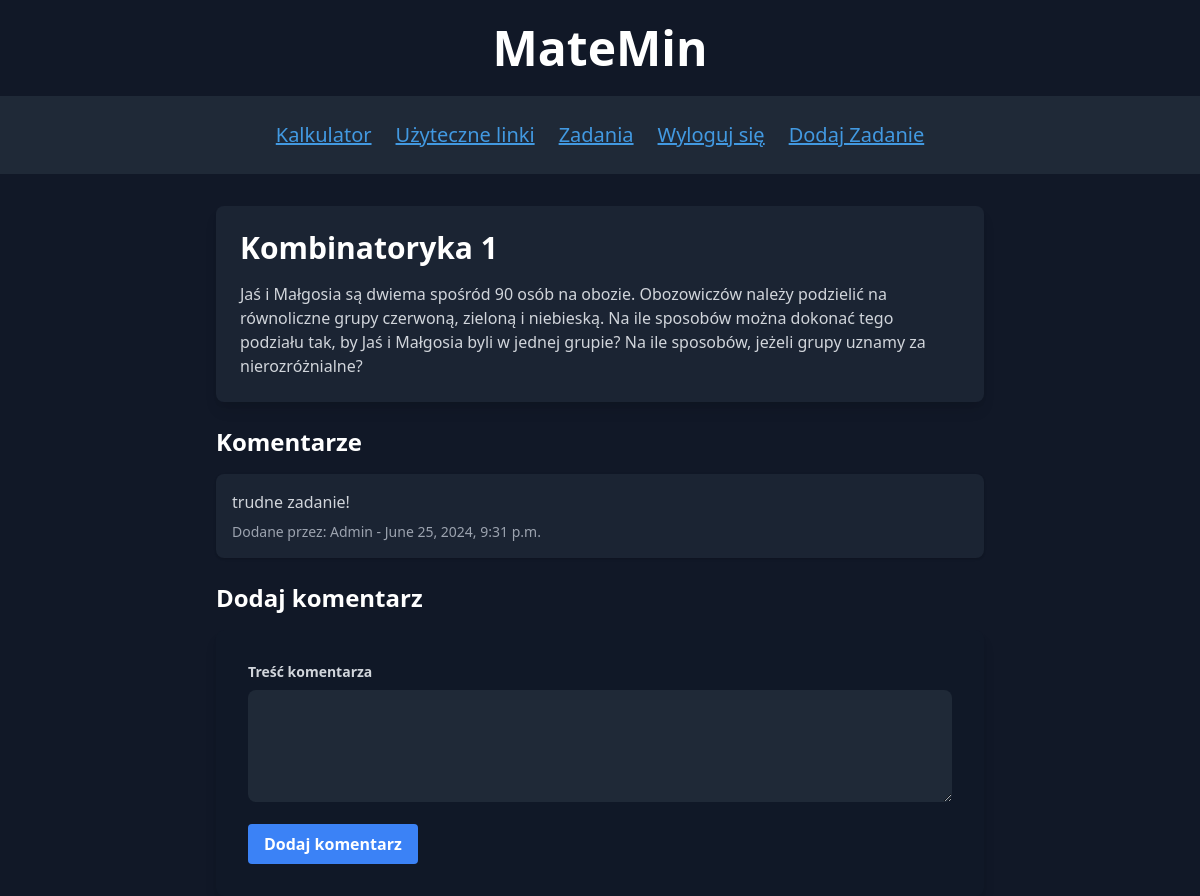
/tasks/1/ (signed in), run on the app's committed database.
### core/models.py (models this page shows, shortened)
class Task(models.Model):
    title = models.CharField(max_length=200)
    description = models.TextField()
    created_at = models.DateTimeField(auto_now_add=True)

class Comment(models.Model):
    task = models.ForeignKey(Task, on_delete=models.CASCADE, related_name='comments')
    user = models.ForeignKey(User, on_delete=models.CASCADE)
    content = models.TextField()
    created_at = models.DateTimeField(auto_now_add=True)

### core/views.py (the view)
# urls.py: path('tasks/<int:task_id>/', views.task_detail, name='task_detail'),
@login_required
def task_detail(request, task_id):
    task = get_object_or_404(Task, id=task_id)
    comments = task.comments.all()
    if request.method == 'POST':
        form = CommentForm(request.POST)
        if form.is_valid():
            comment = form.save(commit=False)
            comment.user = request.user
            comment.task = task
            comment.save()
            return redirect('task_detail', task_id=task.id)
    else:
        form = CommentForm()
    return render(request, 'core/task_detail.html', {'task': task, 'comments': comments, 'form': form})

### core/forms.py
class CommentForm(forms.ModelForm):
    class Meta:
        model = Comment
        fields = ['content']

### core/templates/core/task_detail.html (shortened to what this page needs)
{% extends "core/base.html" %}
{% block content %}
<div class="container mx-auto mt-8">
    <div class="max-w-3xl mx-auto">
        <div class="bg-gray-800 bg-opacity-75 p-6 rounded-lg shadow-lg">
            <h2 class="text-3xl font-bold text-white mb-4">{{ task.title }}</h2>
            <p class="text-gray-300">{{ task.description }}</p>
        </div>
        <div class="mt-6">
            <h3 class="text-2xl font-bold text-white mb-4">Komentarze</h3>
            {% if task.comments.exists %}
                <ul class="space-y-4">
                    {% for comment in task.comments.all %}
                        <li class="bg-gray-800 bg-opacity-75 p-4 rounded-lg shadow">
                            <div class="text-gray-300">{{ comment.content }}</div>
                            <div class="text-gray-400 text-sm mt-2">Dodane przez: {{ comment.user.username }} - {{ comment.created_at }}</div>
                        </li>
                    {% endfor %}
                </ul>
            {% else %}
                <p class="text-gray-300">Brak komentarzy.</p>
            {% endif %}
        </div>
        <div class="mt-6">
            <h3 class="text-2xl font-bold text-white mb-4">Dodaj komentarz</h3>
            <form method="post" class="bg-gray-900 bg-opacity-75 p-8 rounded-lg shadow-lg">
                <div class="mb-4">
                    <label for="id_content" class="block text-gray-300 text-sm font-bold mb-2">Treść komentarza</label>
                    <textarea name="content" id="id_content" class="w-full px-3 py-2 bg-gray-800 text-white rounded-lg" rows="4" required></textarea>
                </div>
                <button type="submit" class="bg-blue-500 hover:bg-blue-700 text-white font-bold py-2 px-4 rounded">
                    Dodaj komentarz
                </button>
            </form>
        </div>
    </div>
</div>
{% endblock %}

### core/templates/core/base.html (shortened to what this page needs)
<!DOCTYPE html>
<html lang="pl">
<head>
    <link href="https://cdn.jsdelivr.net/npm/tailwindcss@2.2.19/dist/tailwind.min.css" rel="stylesheet">
    {% load static %}
    <link href="{% static 'core/css/styles.css' %}" rel="stylesheet">
</head>
<body class="bg-gray-900 text-white">
    <div id="top" class="flex justify-center items-center py-6">
        <a href="{% url 'home' %}" class="text-5xl font-extrabold">MateMin</a>
    </div>
    <header class="bg-gray-800 p-6">
        <div class="container mx-auto flex justify-center space-x-6">
            <nav class="flex space-x-6">
                <a href="{% url 'calculator' %}" class="nav-link">Kalkulator</a>
                <a href="{% url 'educational_links' %}" class="nav-link">Użyteczne linki</a>
                <a href="{% url 'task_list' %}" class="nav-link">Zadania</a>
                {% if user.is_authenticated %}
                    <a href="{% url 'logout' %}" class="nav-link">Wyloguj się</a>
                {% else %}
                    <a href="{% url 'login' %}" class="nav-link">Zaloguj się</a>
                {% endif %}
                {% if user.is_staff %}
                    <a href="{% url 'add_task' %}" class="nav-link">Dodaj Zadanie</a>
                {% endif %}
            </nav>
        </div>
    </header>
    <main class="flex-1">
        {% block content %}{% endblock %}
    </main>
</body>
</html>

### core/static/core/css/styles.css (style rules this page uses)
.nav-link { font-size: 1.25rem; color: #4299e1; transition: color 0.2s; text-decoration: underline; }

### data on the page
Task: title "Kombinatoryka 1", description "Jaś i Małgosia są dwiema spośród 90 osób na obozie. Obozowiczów należy podzielić na równoliczne grupy czerwoną, zieloną i niebieską. Na ile sposobów można dokonać tego podziału tak, by Jaś i Małgosia byli w jednej grupie? Na ile sposobów, jeżeli grupy uznamy za nierozróżnialne?"
Comment: content "trudne zadanie!", user.username "Admin", created_at "June 25, 2024, 9:31 p.m."
